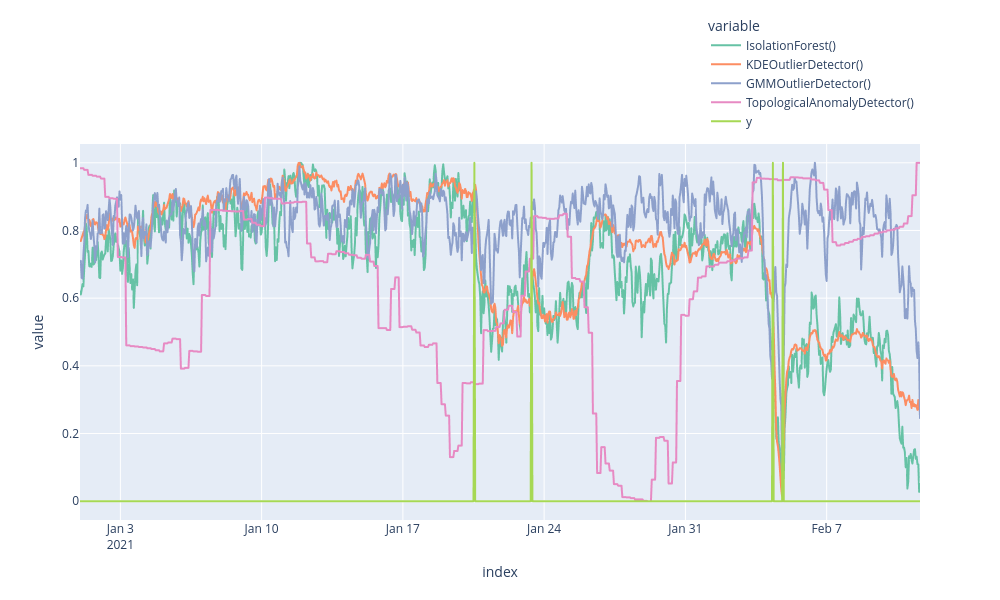

This figure's notebook cell:
### Code cell
from plotly.offline import init_notebook_mode
from plotly.graph_objs import *
init_notebook_mode(connected=True)         # initiate notebook for offline plot

pd.options.plotting.backend = "plotly"
df = pd.concat([anomalies.apply(lambda x: (x - x.min()) / (x.max() - x.min())), y], axis=1)
import plotly.express as px
fig = df.plot(color_discrete_sequence=px.colors.qualitative.Set2)
fig.update_layout(
    legend=dict(
        orientation="v",
        entrywidth=100,
        yanchor="bottom",
        y=1.02,
        xanchor="right",
        x=1
    ),
    width=1000,
    height=600,
)
fig.show()
pd.options.plotting.backend = "matplotlib"

### Figure 1 — Plotly figure (JSON) as saved in the notebook; plotly's stock layout.template omitted (floating-point values rounded to 4 significant figures; data arrays with more than 128 entries replaced by an {"elided": "..."} marker saying what was removed)
{"data": [{"hovertemplate": "variable=IsolationForest()<br>index=%{x}<br>value=%{y}<extra></extra>", "legendgroup": "IsolationForest()", "line": {"color": "rgb(102,194,165)", "dash": "solid"}, "marker": {"symbol": "circle"}, "mode": "lines", "name": "IsolationForest()", "showlegend": true, "type": "scattergl", "x": {"elided": "1000 str values"}, "xaxis": "x", "y": {"elided": "1000 float values"}, "yaxis": "y"}, {"hovertemplate": "variable=KDEOutlierDetector()<br>index=%{x}<br>value=%{y}<extra></extra>", "legendgroup": "KDEOutlierDetector()", "line": {"color": "rgb(252,141,98)", "dash": "solid"}, "marker": {"symbol": "circle"}, "mode": "lines", "name": "KDEOutlierDetector()", "showlegend": true, "type": "scattergl", "x": {"elided": "1000 str values"}, "xaxis": "x", "y": {"elided": "1000 float values"}, "yaxis": "y"}, {"hovertemplate": "variable=GMMOutlierDetector()<br>index=%{x}<br>value=%{y}<extra></extra>", "legendgroup": "GMMOutlierDetector()", "line": {"color": "rgb(141,160,203)", "dash": "solid"}, "marker": {"symbol": "circle"}, "mode": "lines", "name": "GMMOutlierDetector()", "showlegend": true, "type": "scattergl", "x": {"elided": "1000 str values"}, "xaxis": "x", "y": {"elided": "1000 float values"}, "yaxis": "y"}, {"hovertemplate": "variable=TopologicalAnomalyDetector()<br>index=%{x}<br>value=%{y}<extra></extra>", "legendgroup": "TopologicalAnomalyDetector()", "line": {"color": "rgb(231,138,195)", "dash": "solid"}, "marker": {"symbol": "circle"}, "mode": "lines", "name": "TopologicalAnomalyDetector()", "showlegend": true, "type": "scattergl", "x": {"elided": "1000 str values"}, "xaxis": "x", "y": {"elided": "1000 float values"}, "yaxis": "y"}, {"hovertemplate": "variable=y<br>index=%{x}<br>value=%{y}<extra></extra>", "legendgroup": "y", "line": {"color": "rgb(166,216,84)", "dash": "solid"}, "marker": {"symbol": "circle"}, "mode": "lines", "name": "y", "showlegend": true, "type": "scattergl", "x": {"elided": "1000 str values"}, "xaxis": "x", "y": {"elided": "1000 float values"}, "yaxis": "y"}], "layout": {"height": 600, "legend": {"entrywidth": 100, "orientation": "v", "title": {"text": "variable"}, "tracegroupgap": 0, "x": 1, "xanchor": "right", "y": 1.02, "yanchor": "bottom"}, "margin": {"t": 60}, "width": 1000, "xaxis": {"anchor": "y", "domain": [0, 1], "title": {"text": "index"}}, "yaxis": {"anchor": "x", "domain": [0, 1], "title": {"text": "value"}}}}
